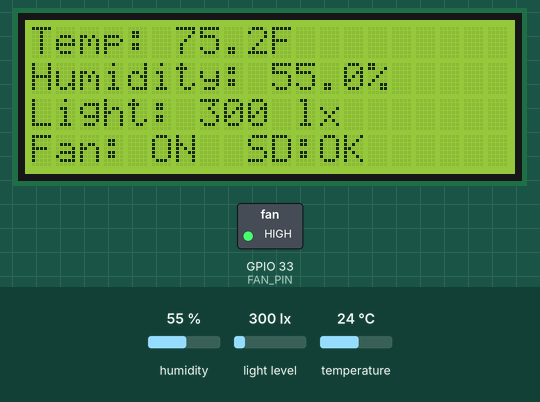
Simulated run of this sketch. Board: ESP32. Shown: 20×4 character LCD, switched loads named in the sketch (green lamp = pin HIGH). The test bench sets the inputs (shaded band); at power-on: temperature 24 °C, humidity 55 %, light level 300 lx. The local clock reads 2024-03-15 10:24:30 at power-on unless the sketch sets it; storage starts empty; what the sketch prints to the serial monitor is not drawn.

Above: at 3.8 s.
3.9 s: temperature set to 22.4 °C
At 5.7 s:
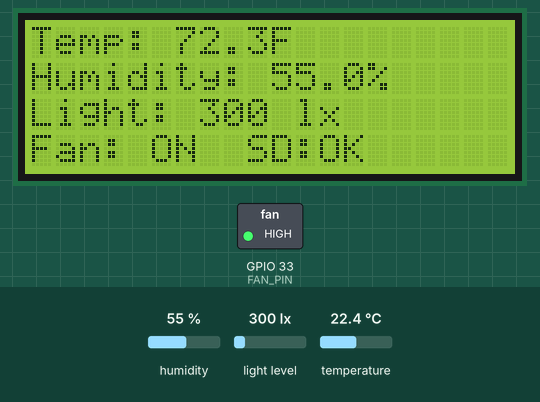
6.6 s: temperature set to 21.1 °C
At 7.3 s:
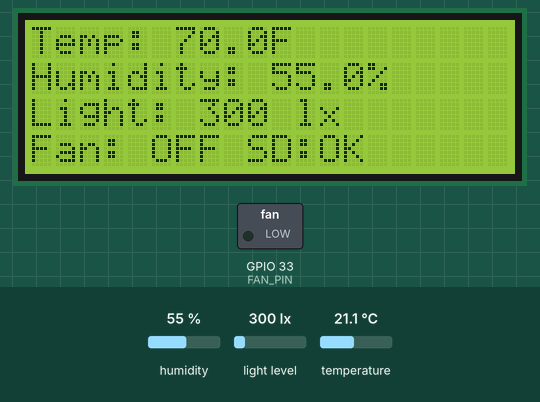
9.3 s: humidity set to 22 %
At 11.5 s:
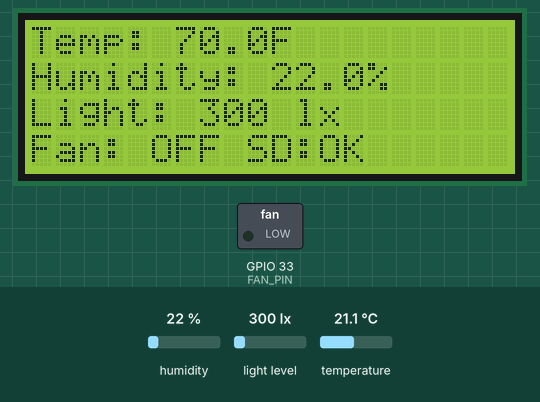
12.2 s: light level set to 40 lx
At 13.0 s:
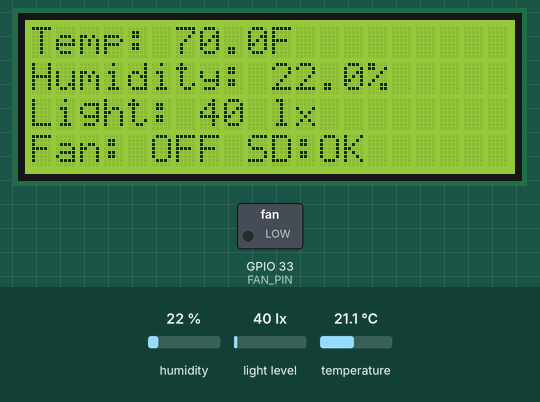
14.9 s: humidity set to 40 %
At 17.2 s:
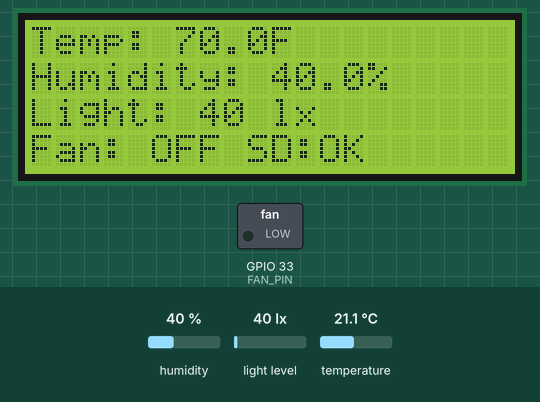
Timing chart, 0 to 18.7 s (numbered marks = the images above; inputs shaded):
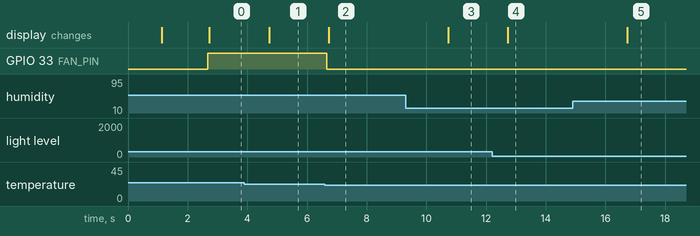

The sketch:

preservation_pod.ino
```cpp
#include <Wire.h>
#include <SPI.h>
#include <SD.h>
#include <RTClib.h>
#include <Adafruit_SHT31.h>
#include <Adafruit_VEML7700.h>
#include <LiquidCrystal_I2C.h>

// -------------------- Pins --------------------
#define FAN_PIN 33
#define SD_CS_PIN 5

// ESP32 default I2C pins
#define SDA_PIN 21
#define SCL_PIN 22

// -------------------- Settings --------------------
const float FAN_ON_TEMP_C  = 22.5;
const float FAN_OFF_TEMP_C = 21.5;

const float FAN_ON_HUMIDITY  = 60.0;
const float FAN_OFF_HUMIDITY = 55.0;

const unsigned long SENSOR_INTERVAL_MS = 2000;
const unsigned long LOG_INTERVAL_MS = 10000;

// -------------------- Devices --------------------
Adafruit_SHT31 sht31 = Adafruit_SHT31();
Adafruit_VEML7700 veml = Adafruit_VEML7700();
RTC_DS3231 rtc;
LiquidCrystal_I2C lcd(0x27, 20, 4);

// -------------------- State --------------------
bool fanOn = false;
bool sdReady = false;
bool rtcReady = false;
bool lightReady = false;

unsigned long lastSensorRead = 0;
unsigned long lastLogWrite = 0;
unsigned long startMillis = 0;

float tempC = 0;
float humidity = 0;
float lux = 0;

File logFile;

// -------------------- Helpers --------------------
float cToF(float c) {
  return (c * 9.0 / 5.0) + 32.0;
}

String twoDigits(int n) {
  if (n < 10) return "0" + String(n);
  return String(n);
}

String timestamp() {
  if (rtcReady) {
    DateTime now = rtc.now();
    return String(now.year()) + "-" +
           twoDigits(now.month()) + "-" +
           twoDigits(now.day()) + " " +
           twoDigits(now.hour()) + ":" +
           twoDigits(now.minute()) + ":" +
           twoDigits(now.second());
  }

  unsigned long seconds = millis() / 1000;
  return "uptime_" + String(seconds) + "s";
}

String runtimeString() {
  unsigned long seconds = (millis() - startMillis) / 1000;
  unsigned long hours = seconds / 3600;
  unsigned long minutes = (seconds % 3600) / 60;
  unsigned long secs = seconds % 60;

  return String(hours) + "h " + String(minutes) + "m " + String(secs) + "s";
}

void setFan(bool on) {
  fanOn = on;
  digitalWrite(FAN_PIN, fanOn ? HIGH : LOW);
}

void updateFanControl() {
  if (!fanOn && (tempC >= FAN_ON_TEMP_C || humidity >= FAN_ON_HUMIDITY)) {
    setFan(true);
  }

  if (fanOn && (tempC <= FAN_OFF_TEMP_C && humidity <= FAN_OFF_HUMIDITY)) {
    setFan(false);
  }
}

void readSensors() {
  float t = sht31.readTemperature();
  float h = sht31.readHumidity();

  if (!isnan(t)) tempC = t;
  if (!isnan(h)) humidity = h;

  if (lightReady) {
    lux = veml.readLux();
  }
}

void updateDisplay() {
  lcd.clear();

  lcd.setCursor(0, 0);
  lcd.print("Temp: ");
  lcd.print(cToF(tempC), 1);
  lcd.print("F");

  lcd.setCursor(0, 1);
  lcd.print("Humidity: ");
  lcd.print(humidity, 1);
  lcd.print("%");

  lcd.setCursor(0, 2);
  lcd.print("Light: ");
  lcd.print(lux, 0);
  lcd.print(" lx");

  lcd.setCursor(0, 3);
  lcd.print(fanOn ? "Fan: ON " : "Fan: OFF");
  lcd.print(" SD:");
  lcd.print(sdReady ? "OK" : "NO");
}

void writeLogHeaderIfNeeded() {
  if (!sdReady) return;

  if (!SD.exists("/pod_log.csv")) {
    logFile = SD.open("/pod_log.csv", FILE_WRITE);
    if (logFile) {
      logFile.println("timestamp,runtime,temp_c,temp_f,humidity_percent,light_lux,fan_on");
      logFile.close();
    }
  }
}

void logData() {
  if (!sdReady) return;

  logFile = SD.open("/pod_log.csv", FILE_APPEND);

  if (logFile) {
    logFile.print(timestamp());
    logFile.print(",");
    logFile.print(runtimeString());
    logFile.print(",");
    logFile.print(tempC, 2);
    logFile.print(",");
    logFile.print(cToF(tempC), 2);
    logFile.print(",");
    logFile.print(humidity, 2);
    logFile.print(",");
    logFile.print(lux, 2);
    logFile.print(",");
    logFile.println(fanOn ? "ON" : "OFF");
    logFile.close();
  } else {
    sdReady = false;
  }
}

void printSerialStatus() {
  Serial.println("----- Preservation Pod -----");
  Serial.print("Time: "); Serial.println(timestamp());
  Serial.print("Runtime: "); Serial.println(runtimeString());
  Serial.print("Temp C: "); Serial.println(tempC);
  Serial.print("Temp F: "); Serial.println(cToF(tempC));
  Serial.print("Humidity: "); Serial.println(humidity);
  Serial.print("Light Lux: "); Serial.println(lux);
  Serial.print("Fan: "); Serial.println(fanOn ? "ON" : "OFF");
  Serial.print("SD: "); Serial.println(sdReady ? "OK" : "NOT READY");
  Serial.println("----------------------------");
}

// -------------------- Setup --------------------
void setup() {
  Serial.begin(115200);
  delay(1000);

  startMillis = millis();

  pinMode(FAN_PIN, OUTPUT);
  setFan(false);

  Wire.begin(SDA_PIN, SCL_PIN);

  lcd.init();
  lcd.backlight();
  lcd.clear();
  lcd.setCursor(0, 0);
  lcd.print("Preservation Pod");
  lcd.setCursor(0, 1);
  lcd.print("Starting...");

  if (!sht31.begin(0x44)) {
    lcd.setCursor(0, 2);
    lcd.print("SHT31 missing");
    Serial.println("ERROR: SHT31 not found.");
  } else {
    Serial.println("SHT31 ready.");
  }

  if (veml.begin()) {
    lightReady = true;
    veml.setGain(VEML7700_GAIN_1);
    veml.setIntegrationTime(VEML7700_IT_100MS);
    Serial.println("VEML7700 ready.");
  } else {
    lightReady = false;
    Serial.println("WARNING: VEML7700 not found.");
  }

  if (rtc.begin()) {
    rtcReady = true;
    Serial.println("RTC ready.");

    if (rtc.lostPower()) {
      Serial.println("RTC lost power. Setting to compile time.");
      rtc.adjust(DateTime(F(__DATE__), F(__TIME__)));
    }
  } else {
    rtcReady = false;
    Serial.println("WARNING: RTC not found.");
  }

  if (SD.begin(SD_CS_PIN)) {
    sdReady = true;
    writeLogHeaderIfNeeded();
    Serial.println("SD card ready.");
  } else {
    sdReady = false;
    Serial.println("WARNING: SD card not ready.");
  }

  delay(1500);
}

// -------------------- Loop --------------------
void loop() {
  unsigned long now = millis();

  if (now - lastSensorRead >= SENSOR_INTERVAL_MS) {
    lastSensorRead = now;

    readSensors();
    updateFanControl();
    updateDisplay();
    printSerialStatus();
  }

  if (now - lastLogWrite >= LOG_INTERVAL_MS) {
    lastLogWrite = now;
    logData();
  }
}
```

Measured:
- the behaviour switches between 21.6 and 21.5 °C on temperature (found by bisection; images 1 and 2)
- after the input at 3.9 s, the display: changes after 0.83 s (image 1)
- after the input at 6.6 s, GPIO 33 (FAN_PIN): HIGH → LOW after 0.07 s; the display: changes after 0.13 s (image 2)
- after the input at 9.3 s, the display: changes after 1.4 s (image 3)
- after the input at 12.2 s, the display: changes after 0.53 s (image 4)
- after the input at 14.9 s, the display: changes after 1.8 s (image 5)
